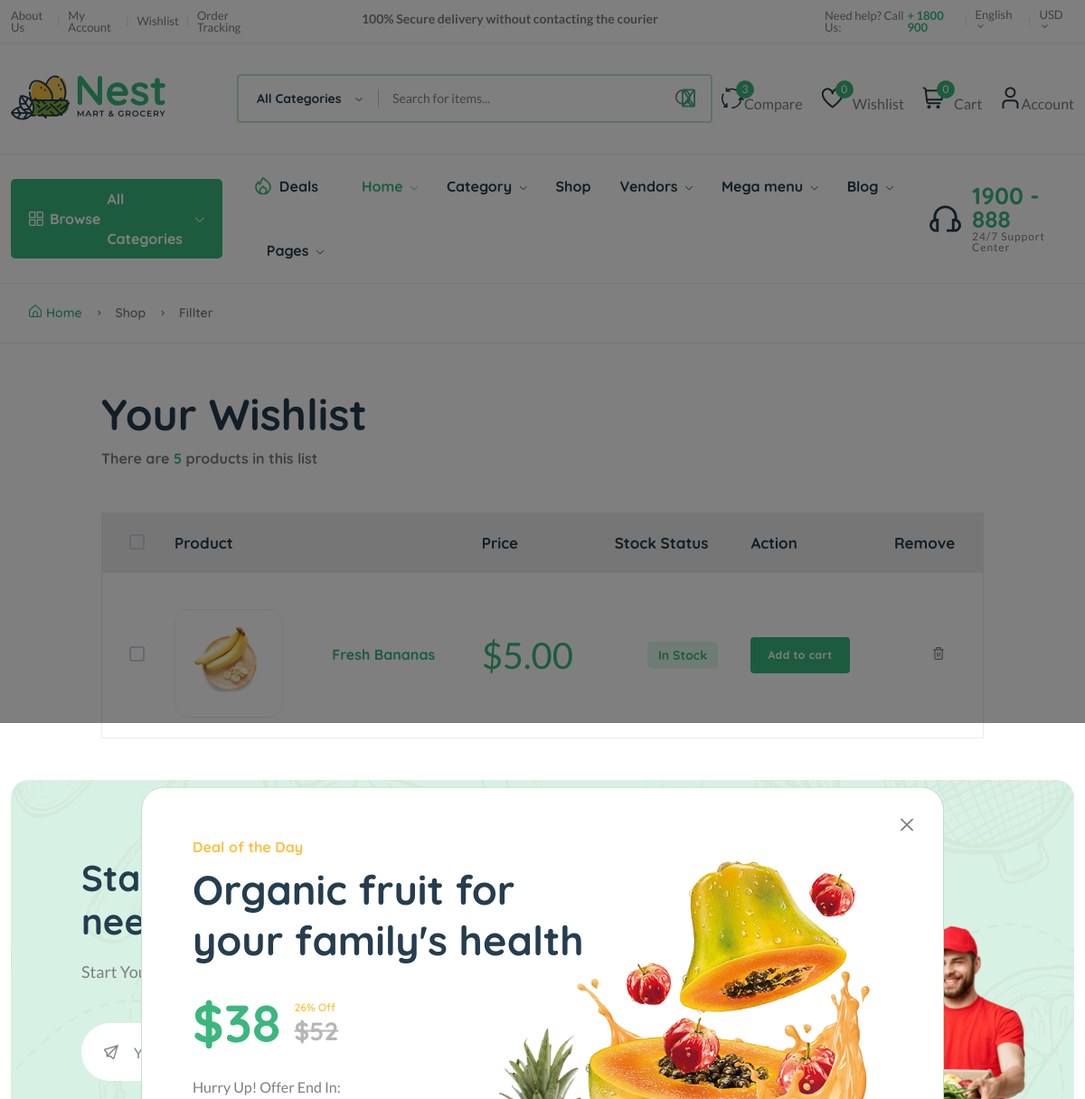
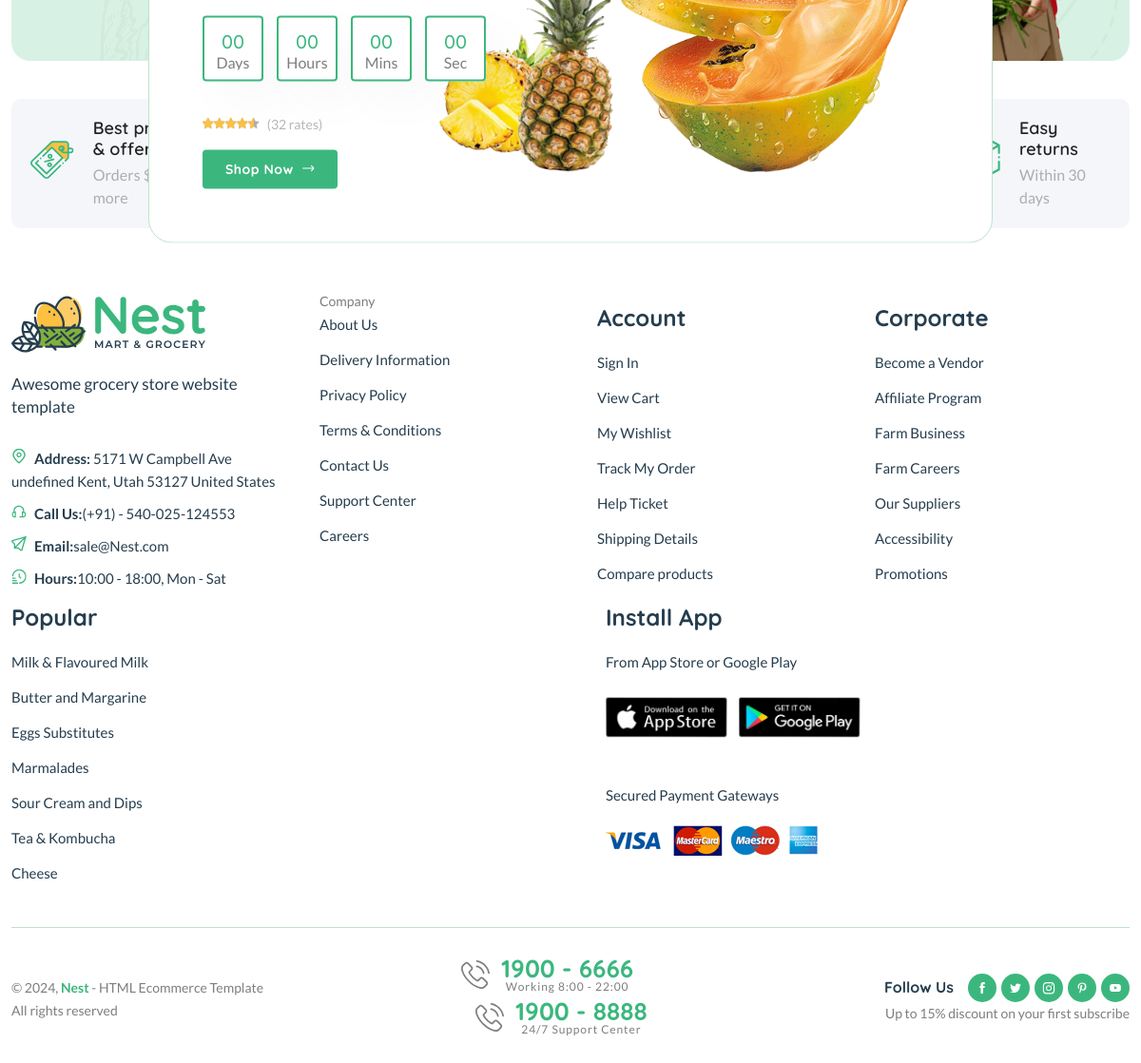
Page /wishlist/ (signed in) on the committed database (2 pictures, top to bottom).
### core/models.py (models this page shows, shortened)
class Wishlist(models.Model):
    user = models.ForeignKey(User, on_delete=models.SET_NULL, null=True)
    product = models.ForeignKey(Product, on_delete=models.SET_NULL, null=True)
    date = models.DateTimeField(auto_now_add=True)
    class Meta:
        verbose_name_plural = 'Wishlists'

class Product(models.Model):
    pid = ShortUUIDField(unique=True, length=10, max_length=20, prefix='pro', alphabet='abcdefgh12345')
    user = models.ForeignKey(User, on_delete=models.SET_NULL, null=True)
    category = models.ForeignKey(Category, on_delete=models.SET_NULL, null=True, related_name='category')
    vendor = models.ForeignKey(Vendor, on_delete=models.SET_NULL, null=True, related_name='product')
    title = models.CharField(max_length=100, default='Fresh product')
    image = models.ImageField(upload_to=user_directory_path, default='product.jpg')
    description = RichTextUploadingField(null=True, blank=True, default='This is a product')
    price = models.DecimalField(max_digits=12,decimal_places=2, default="9.99")
    old_price = models.DecimalField(max_digits=12,decimal_places=2, default="19.99")
    specification = RichTextUploadingField(null=True, blank=True)
    type = models.CharField(max_length=100, default='Organic', null=True, blank=True)
    stock_count = models.CharField(max_length=100, default='10', null=True, blank=True)
    life = models.CharField(max_length=100, default='100 Days', null=True, blank=True)
    mfd = models.DateTimeField(auto_now_add=False, null=True, blank=True)
    tags = TaggableManager(blank=True)
    product_status = models.CharField(choices=STATUS, max_length=10, default='in_review')
    status = models.BooleanField(default=True)
    in_stock = models.BooleanField(default=True)
    featured = models.BooleanField(default=False)
    digital = models.BooleanField(default=False)
    sku = ShortUUIDField(unique=True, length=4, max_length=10, prefix='sku', alphabet='1234567890')
    date = models.DateTimeField(auto_now_add=True)
    update = models.DateTimeField(null=True, blank=True)
    class Meta:
        verbose_name_plural = 'products'

### core/views.py (the view)
# urls.py: path("wishlist/", wishlist_view, name="wishlist"),
@login_required
def wishlist_view(request):
    wishlist = Wishlist.objects.all()
    context = {
        "w":wishlist
    }
    return render(request, "core/wishlist.html", context)

### core/context_processor.py (called while the page is built)
def default(request):
    categories = Category.objects.all()
    address = None  # Default to None if user is anonymous or has no address
    vendors = Vendor.objects.all()
    min_max_price = Product.objects.aggregate(Min("price"), Max("price"))
    try:
        wishlist = Wishlist.objects.filter(user=request.user)
    except:
        messages.warning(request, "You need to login before accessing your wishlist.")
        wishlist = 0
    if request.user.is_authenticated:  # Ensure user is logged in
        try:
            address = Address.objects.filter(user=request.user)
        except Address.DoesNotExist:
            address = None  # Handle case where no address is found
    return {
        'categories': categories,
        'wishlist': wishlist,
        'address': address,
        'vendors': vendors,
        'min_max_price': min_max_price,
    }

### templates/core/wishlist.html (shortened to what this page needs)
{% extends 'partials/base.html' %}
{% load static %}
{% block content %}
    <main class="main" id="wishlist-list">
        <div class="page-header breadcrumb-wrap">
            <div class="container">
                <div class="breadcrumb">
                    <a href="index.html" rel="nofollow"><i class="fi-rs-home mr-5"></i>Home</a>
                    <span></span> Shop <span></span> Fillter
                </div>
            </div>
        </div>
        <div class="container mb-30 mt-50">
            <div class="row">
                <div class="col-xl-10 col-lg-12 m-auto">
                    <div class="mb-50">
                        <h1 class="heading-2 mb-10">Your Wishlist</h1>
                        <h6 class="text-body">There are <span class="text-brand">5</span> products in this list</h6>
                    </div>
                    <div class="table-responsive shopping-summery">
                        <table class="table table-wishlist">
                            <thead>
                                <tr class="main-heading">
                                    <th class="custome-checkbox start pl-30">
                                        <label class="form-check-label" for="exampleCheckbox11"></label>
                                    </th>
                                    <th scope="col" colspan="2">Product</th>
                                    <th scope="col">Price</th>
                                    <th scope="col">Stock Status</th>
                                    <th scope="col">Action</th>
                                    <th scope="col" class="end">Remove</th>
                                </tr>
                            </thead>
                            <tbody>
                                {% for w in w %}
                                <tr class="pt-30">
                                    <td class="custome-checkbox pl-30">
                                        <label class="form-check-label" for="exampleCheckbox1"></label>
                                    </td>
                                    <td class="image product-thumbnail pt-40"><img src="{{w.product.image.url}}" alt="#" /></td>
                                    <td class="product-des product-name">
                                        <h6><a class="product-name mb-10" href="{% url 'core:product-detail' w.product.pid %}">{{ w.product.title|truncatechars:30 }}</a></h6>
                                    </td>
                                    <td class="price d-fdlex fs-1" data-title="Price">
                                        <span class="text-brand">$</span><span class="text-brand current-product-price-{{ w.product.id }}">{{ w.product.price }}</span>
                                    </td>
                                    <td class="text-center detail-info" data-title="Stock">
                                        <span class="stock-status in-stock mb-0">{% if w.product.in_stock %} In Stock {% else %} Out of stock {% endif %}</span>
                                    </td>
                                    <td class="text-right" data-title="Cart">
                                        <button class="btn btn-sm add-to-cart-btn" data-index="{{ w.product.id }}">Add to cart</button>
                                    </td>
                                    <td class="action text-center" data-title="Remove">
                                        <button style="border: none; background: none;" data-wishlist-product="{{ w.id }}" class="text-body delete-wishlist-product"><i class="fi-rs-trash"></i></button>
                                    </td>
                                </tr>
                                {% empty%}
                                <tr>
                                    <td><p>Your wishlist is empty.</p></td>
                                </tr>
                               {% endfor %}
                            </tbody>
                        </table>
                    </div>
                </div>
            </div>
        </div>
    </main>
{% endblock %}

### rows in the picture
Wishlist: product.image (picture), product "Fresh Bananas", product.price "5.00", shows "In Stock"

### other values in the picture
{{ wishlist.count }} "0"
{{ request.session.cart_data_obj|length }} "0"
